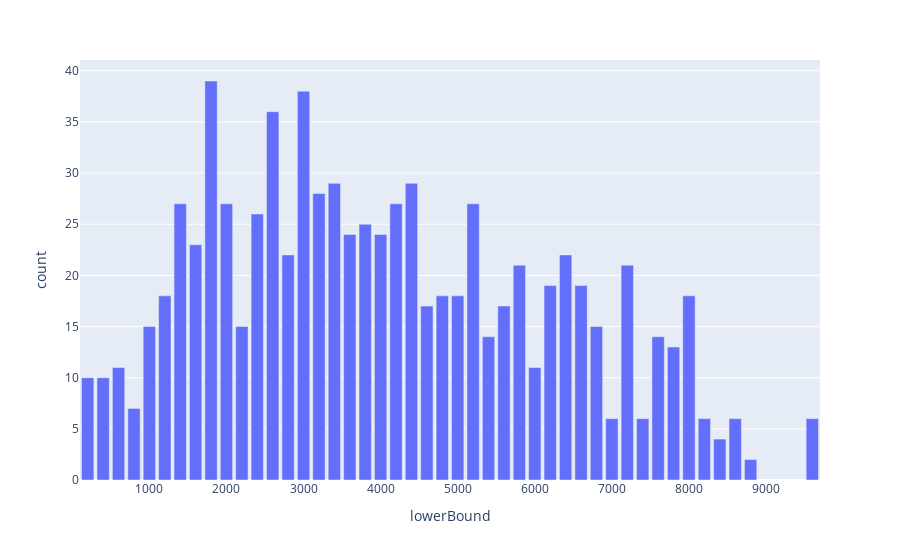

This figure's notebook cell:
### Code cell
use_test_case("real").explore(True).plot_numeric_histogram()

### Figure 1 — Plotly figure (JSON) as saved in the notebook; plotly's stock layout.template omitted (floating-point values rounded to 4 significant figures)
{"data": [{"alignmentgroup": "True", "hoverlabel": {"namelength": 0}, "hovertemplate": "lowerBound=%{x}<br>count=%{y}", "legendgroup": "", "marker": {"color": "#636efa"}, "name": "", "offsetgroup": "", "orientation": "v", "showlegend": false, "textposition": "auto", "type": "bar", "x": [200, 400, 600, 800, 1000, 1200, 1400, 1600, 1800, 2000, 2200, 2400, 2600, 2800, 3000, 3200, 3400, 3600, 3800, 4000, 4200, 4400, 4600, 4800, 5000, 5200, 5400, 5600, 5800, 6000, 6200, 6400, 6600, 6800, 7000, 7200, 7400, 7600, 7800, 8000, 8200, 8400, 8600, 8800, 9600], "xaxis": "x", "y": [10, 10, 11, 7, 15, 18, 27, 23, 39, 27, 15, 26, 36, 22, 38, 28, 29, 24, 25, 24, 27, 29, 17, 18, 18, 27, 14, 17, 21, 11, 19, 22, 19, 15, 6, 21, 6, 14, 13, 18, 6, 4, 6, 2, 6], "yaxis": "y"}], "layout": {"barmode": "relative", "legend": {"tracegroupgap": 0}, "margin": {"t": 60}, "xaxis": {"anchor": "y", "domain": [0, 1], "title": {"text": "lowerBound"}}, "yaxis": {"anchor": "x", "domain": [0, 1], "title": {"text": "count"}}}}
